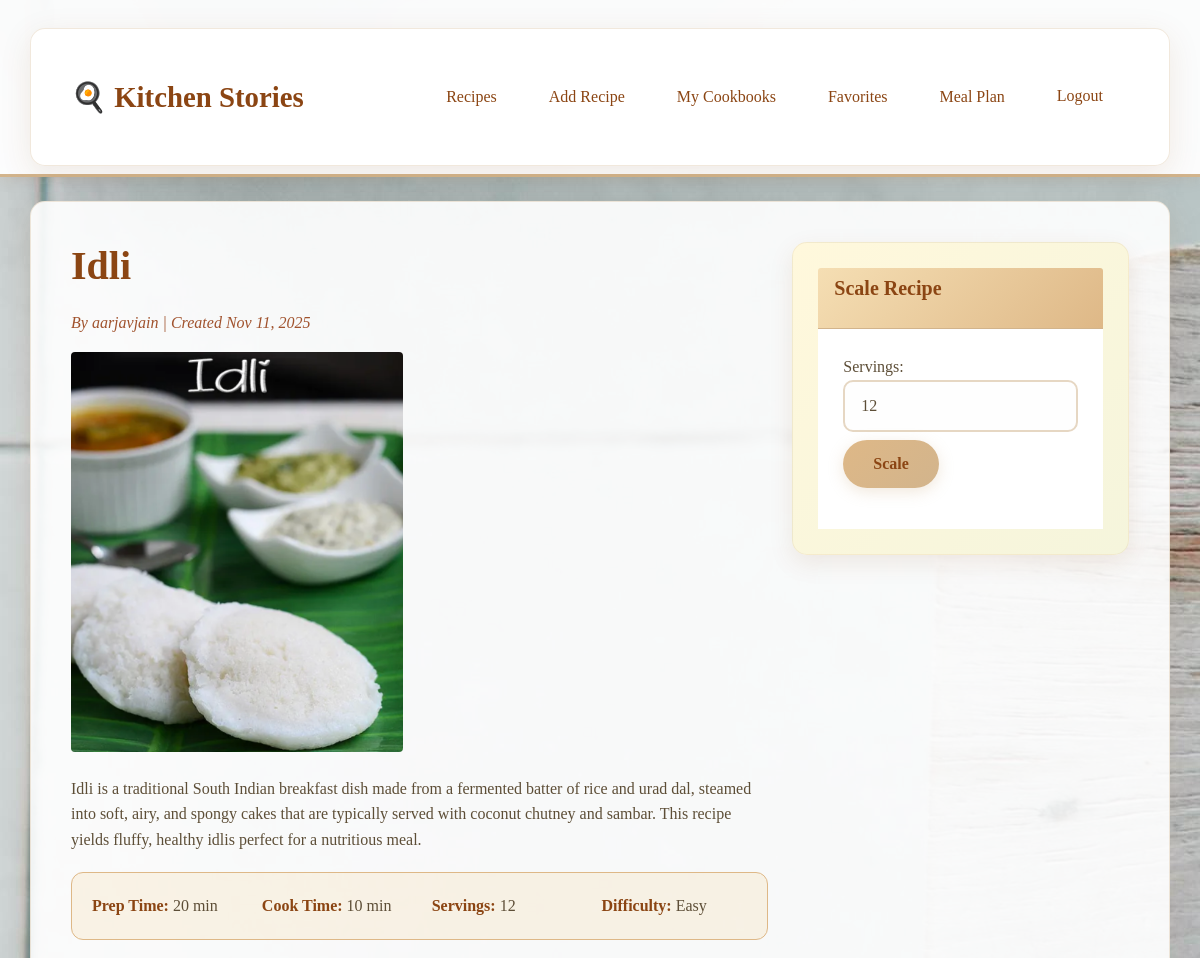
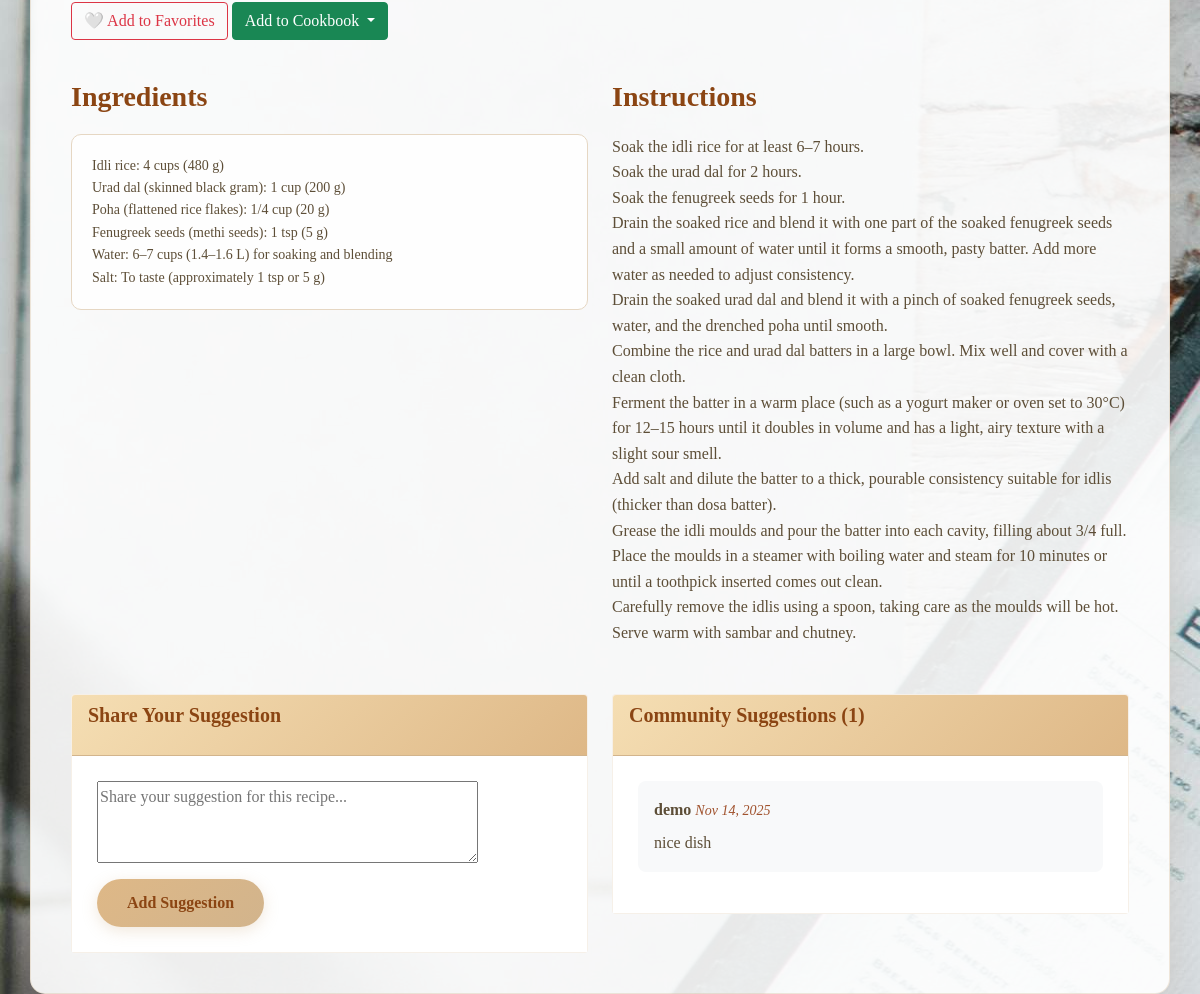
Screenshot of /recipes/4/ (signed in) with the database file from the repository (2 pictures, top to bottom).
### recipes/models.py (models this page shows, shortened)
class Recipe(models.Model):
    DIFFICULTY_CHOICES = [
        ('easy', 'Easy'),
        ('medium', 'Medium'),
        ('hard', 'Hard'),
    ]
    title = models.CharField(max_length=200)
    description = models.TextField()
    ingredients = models.TextField()
    instructions = models.TextField()
    prep_time = models.PositiveIntegerField(help_text="Preparation time in minutes")
    cook_time = models.PositiveIntegerField(help_text="Cooking time in minutes")
    servings = models.PositiveIntegerField(default=4)
    difficulty = models.CharField(max_length=10, choices=DIFFICULTY_CHOICES, default='medium')
    image = models.ImageField(upload_to='recipes/', blank=True, null=True)
    author = models.ForeignKey(User, on_delete=models.CASCADE)
    created_at = models.DateTimeField(auto_now_add=True)
    updated_at = models.DateTimeField(auto_now=True)
    class Meta:
        ordering = ['-created_at']

class RecipeSuggestion(models.Model):
    recipe = models.ForeignKey(Recipe, on_delete=models.CASCADE, related_name='suggestions')
    user = models.ForeignKey(User, on_delete=models.CASCADE)
    suggestion = models.TextField()
    created_at = models.DateTimeField(auto_now_add=True)
    class Meta:
        ordering = ['-created_at']

### recipes/views.py (the view)
# urls.py: path('recipes/<int:pk>/', views.RecipeDetailView.as_view(), name='recipe_detail'),
class RecipeDetailView(DetailView):
    model = Recipe
    template_name = 'recipes/recipe_detail.html'
    def get_context_data(self, **kwargs):
        context = super().get_context_data(**kwargs)
        try:
            context['nutrition'] = self.object.nutritioninfo
        except NutritionInfo.DoesNotExist:
            context['nutrition'] = None
        context['suggestions'] = self.object.suggestions.all()[:5]
        context['suggestion_form'] = RecipeSuggestionForm()
        if self.request.user.is_authenticated:
            context['is_favorite'] = FavoriteRecipe.objects.filter(
                user=self.request.user, recipe=self.object
            ).exists()
            context['user_cookbooks'] = Cookbook.objects.filter(author=self.request.user)
        return context

### recipes/forms.py
class RecipeSuggestionForm(forms.ModelForm):
    class Meta:
        model = RecipeSuggestion
        fields = ['suggestion']
        widgets = {
            'suggestion': forms.Textarea(attrs={'rows': 3, 'placeholder': 'Share your suggestion for this recipe...'})
        }

### templates/recipes/recipe_detail.html (shortened to what this page needs)
{% extends 'base.html' %}
{% block content %}
<div class="row">
    <div class="col-md-8">
        <h1>{{ recipe.title }}</h1>
        <p class="text-muted">By {{ recipe.author.username }} | Created {{ recipe.created_at|date:"M d, Y" }}</p>
        {% if recipe.image %}
            <img src="{{ recipe.image.url }}" class="img-fluid rounded mb-4" style="max-height: 400px;">
        {% endif %}
        <p>{{ recipe.description }}</p>
        <div class="recipe-meta">
            <div class="row">
                <div class="col-md-3">
                    <strong>Prep Time:</strong> {{ recipe.prep_time }} min
                </div>
                <div class="col-md-3">
                    <strong>Cook Time:</strong> {{ recipe.cook_time }} min
                </div>
                <div class="col-md-3">
                    <strong>Servings:</strong> <span id="current-servings">{{ recipe.servings }}</span>
                </div>
                <div class="col-md-3">
                    <strong>Difficulty:</strong> {{ recipe.difficulty|title }}
                </div>
            </div>
        </div>
        {% if user.is_authenticated %}
            <div class="mb-3">
                <form method="post" action="{% url 'toggle_favorite' recipe.pk %}" style="display: inline;">
                    <button type="submit" class="btn {% if is_favorite %}btn-danger{% else %}btn-outline-danger{% endif %}">
                        {% if is_favorite %}❤️ Remove from Favorites{% else %}🤍 Add to Favorites{% endif %}
                    </button>
                </form>
                {% if user_cookbooks %}
                    <div class="dropdown d-inline">
                        <button class="btn btn-success dropdown-toggle" type="button" data-bs-toggle="dropdown">
                            Add to Cookbook
                        </button>
                    </div>
                {% endif %}
            </div>
        {% endif %}
    </div>
    <div class="col-md-4">
        <div class="card ingredient-scaler">
            <div class="card-header">
                <h5>Scale Recipe</h5>
            </div>
            <div class="card-body">
                <div class="mb-3">
                    <label for="servings-input">Servings:</label>
                    <input type="number" id="servings-input" class="form-control" value="{{ recipe.servings }}" min="1">
                    <button onclick="scaleRecipe()" class="btn btn-primary mt-2">Scale</button>
                </div>
            </div>
        </div>
    </div>
</div>
<div class="row mt-4">
    <div class="col-md-6">
        <h3>Ingredients</h3>
        <div id="ingredients-list">
            <pre>{{ recipe.ingredients }}</pre>
        </div>
    </div>
    <div class="col-md-6">
        <h3>Instructions</h3>
        <div style="white-space: pre-line;">{{ recipe.instructions }}</div>
    </div>
</div>
<div class="row mt-5">
    <div class="col-md-6">
        {% if user.is_authenticated %}
            <div class="card">
                <div class="card-header">
                    <h5>Share Your Suggestion</h5>
                </div>
                <div class="card-body">
                    <form method="post" action="{% url 'add_suggestion' recipe.pk %}">
                        {{ suggestion_form.suggestion }}
                        <button type="submit" class="btn btn-primary mt-2">Add Suggestion</button>
                    </form>
                </div>
            </div>
        {% endif %}
    </div>
    <div class="col-md-6">
        <div class="card">
            <div class="card-header">
                <h5>Community Suggestions ({{ suggestions.count }})</h5>
            </div>
            <div class="card-body">
                {% for suggestion in suggestions %}
                    <div class="mb-3 p-3" style="background: #f8f9fa; border-radius: 8px;">
                        <strong>{{ suggestion.user.username }}</strong>
                        <small class="text-muted">{{ suggestion.created_at|date:"M d, Y" }}</small>
                        <p class="mt-2 mb-0">{{ suggestion.suggestion }}</p>
                    </div>
                {% empty %}
                    <p class="text-muted">No suggestions yet. Be the first to share your thoughts!</p>
                {% endfor %}
            </div>
        </div>
    </div>
</div>
{% endblock %}

### static/css/style.css (style rules this page uses)
* { box-sizing: border-box; }
body { background-image: url('media/recipes/kitchen.jpg'); font-family: 'Georgia', 'Times New Roman', serif; color: #5d4e37; line-height: 1.6; }
.card-body { padding: 25px; background: #ffffff; }
.btn-primary { background: linear-gradient(135deg, #deb887, #d2b48c); border: none; border-radius: 25px; padding: 12px 30px; color: #8b4513; font-weight: 600; transition: all 0.3s ease; box-shadow: 0 4px 15px rgba(210, 180, 140, 0.3); font-family: 'Georgia', serif; }
h1, h2, h3, h4, h5, h6 { color: #8b4513; font-weight: 600; font-family: 'Georgia', serif; margin-bottom: 20px; }
.text-muted { color: #a0522d !important; font-style: italic; }
.form-control { background: #fefefe; border: 2px solid #e6d7c3; color: #5d4e37; border-radius: 10px; padding: 12px 16px; transition: all 0.3s ease; font-family: 'Georgia', serif; }
.ingredient-scaler { background: linear-gradient(135deg, #fff8dc, #f5f5dc); border: 2px solid #d2b48c; border-radius: 15px; padding: 25px; box-shadow: 0 8px 25px rgba(139, 69, 19, 0.1); position: sticky; top: 20px; }
.ingredient-scaler h5 { color: #8b4513; margin-bottom: 20px; }
.recipe-meta { background: rgba(245, 222, 179, 0.3); border-radius: 12px; padding: 20px; margin: 20px 0; border: 1px solid #deb887; }
.recipe-meta strong { color: #8b4513; }
pre { background: #fefefe; border: 1px solid #e6d7c3; border-radius: 10px; padding: 20px; color: #5d4e37; font-family: 'Georgia', serif; line-height: 1.6; }
.card { border: 1px solid rgba(210, 180, 140, 0.2); }
.card-header { background: linear-gradient(135deg, #f5deb3, #deb887); border-bottom: 1px solid #d2b48c; color: #8b4513; font-weight: 600; }
html { scroll-behavior: smooth; }

### rows the page displays
Recipe: title "Idli", author.username "aarjavjain", created_at "Nov 11, 2025", image (picture), description "Idli is a traditional South Indian breakfast dish made from a fermented batter of rice and urad dal, steamed into soft, airy, and spongy cakes that are typically served with coconut chutney and sambar. This recipe yields fluffy, healthy idlis perfect for a nutritious meal.", prep_time "20", cook_time "10", servings "12", difficulty "Easy", ingredients "Idli rice: 4 cups (480 g) Urad dal (skinned black gram): 1 cup (200 g) Poha (flattened rice flakes): 1/4 cup (20 g) Fenugreek seeds (methi seeds): 1 tsp (5 g) Water: 6–7 cups (1.4–1.6 L) for soaking and blending Salt: To taste (approximately 1 tsp or 5 g)", instructions "Soak the idli rice for at least 6–7 hours. Soak the urad dal for 2 hours. Soak the fenugreek seeds for 1 hour. Drain the soaked rice and blend it with one part of the soaked fenugreek seeds and a small amount of water until it forms a smooth, pasty batter. Add more water as needed to adjust consistency. Drain the soaked urad dal and blend it with a pinch of soaked fenugreek seeds, water, and the drenched poha until smooth. Combine the rice and urad dal batters in a large bowl. Mix well and cover with a clean cloth. Ferment the batter in a warm place (such as a yogurt maker or oven set to 30°C) for 12–15 hours until it doubles in volume and has a light, airy texture with a slight sour smell.…"
RecipeSuggestion: user.username "demo", created_at "Nov 14, 2025", suggestion "nice dish"

### other values shown
{{ suggestions.count }} "1"
